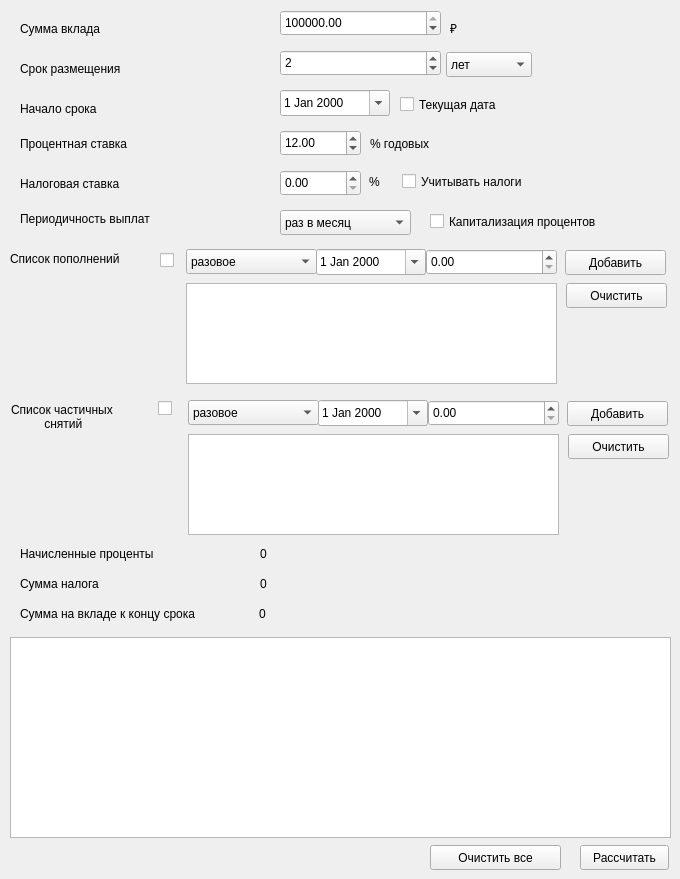
<?xml version="1.0" encoding="UTF-8"?>
<ui version="4.0">
 <class>DepositWindow</class>
 <widget class="QMainWindow" name="DepositWindow">
  <property name="geometry">
   <rect>
    <x>0</x>
    <y>0</y>
    <width>680</width>
    <height>879</height>
   </rect>
  </property>
  <property name="windowTitle">
   <string>Депозитный калькулятор</string>
  </property>
  <widget class="QWidget" name="centralwidget">
   <widget class="QLabel" name="label">
    <property name="geometry">
     <rect>
      <x>20</x>
      <y>20</y>
      <width>111</width>
      <height>17</height>
     </rect>
    </property>
    <property name="text">
     <string>Сумма вклада</string>
    </property>
   </widget>
   <widget class="QLabel" name="label_2">
    <property name="geometry">
     <rect>
      <x>20</x>
      <y>60</y>
      <width>141</width>
      <height>17</height>
     </rect>
    </property>
    <property name="text">
     <string>Срок размещения</string>
    </property>
   </widget>
   <widget class="QLabel" name="label_3">
    <property name="geometry">
     <rect>
      <x>20</x>
      <y>135</y>
      <width>151</width>
      <height>17</height>
     </rect>
    </property>
    <property name="text">
     <string>Процентная ставка</string>
    </property>
   </widget>
   <widget class="QLabel" name="label_4">
    <property name="geometry">
     <rect>
      <x>20</x>
      <y>175</y>
      <width>141</width>
      <height>17</height>
     </rect>
    </property>
    <property name="text">
     <string>Налоговая ставка</string>
    </property>
   </widget>
   <widget class="QLabel" name="label_5">
    <property name="geometry">
     <rect>
      <x>20</x>
      <y>210</y>
      <width>191</width>
      <height>17</height>
     </rect>
    </property>
    <property name="text">
     <string>Периодичность выплат</string>
    </property>
   </widget>
   <widget class="QLabel" name="label_7">
    <property name="geometry">
     <rect>
      <x>10</x>
      <y>250</y>
      <width>211</width>
      <height>17</height>
     </rect>
    </property>
    <property name="text">
     <string>Список пополнений</string>
    </property>
   </widget>
   <widget class="QLabel" name="label_8">
    <property name="geometry">
     <rect>
      <x>11</x>
      <y>391</y>
      <width>141</width>
      <height>51</height>
     </rect>
    </property>
    <property name="text">
     <string>Список частичных 
          снятий</string>
    </property>
   </widget>
   <widget class="QLabel" name="label_9">
    <property name="geometry">
     <rect>
      <x>20</x>
      <y>545</y>
      <width>191</width>
      <height>17</height>
     </rect>
    </property>
    <property name="text">
     <string>Начисленные проценты</string>
    </property>
   </widget>
   <widget class="QLabel" name="label_10">
    <property name="geometry">
     <rect>
      <x>20</x>
      <y>575</y>
      <width>141</width>
      <height>17</height>
     </rect>
    </property>
    <property name="text">
     <string>Сумма налога</string>
    </property>
   </widget>
   <widget class="QLabel" name="label_11">
    <property name="geometry">
     <rect>
      <x>20</x>
      <y>605</y>
      <width>241</width>
      <height>17</height>
     </rect>
    </property>
    <property name="text">
     <string>Сумма на вкладе к концу срока</string>
    </property>
   </widget>
   <widget class="QPushButton" name="pushButton">
    <property name="geometry">
     <rect>
      <x>430</x>
      <y>845</y>
      <width>131</width>
      <height>25</height>
     </rect>
    </property>
    <property name="text">
     <string>Очистить все</string>
    </property>
   </widget>
   <widget class="QPushButton" name="pushButtonCalc">
    <property name="geometry">
     <rect>
      <x>580</x>
      <y>845</y>
      <width>89</width>
      <height>25</height>
     </rect>
    </property>
    <property name="text">
     <string>Рассчитать</string>
    </property>
   </widget>
   <widget class="QLabel" name="label_12">
    <property name="geometry">
     <rect>
      <x>450</x>
      <y>20</y>
      <width>21</width>
      <height>17</height>
     </rect>
    </property>
    <property name="text">
     <string>₽</string>
    </property>
   </widget>
   <widget class="QComboBox" name="periodDepositFormat">
    <property name="geometry">
     <rect>
      <x>446</x>
      <y>52</y>
      <width>86</width>
      <height>25</height>
     </rect>
    </property>
    <item>
     <property name="text">
      <string>лет</string>
     </property>
    </item>
    <item>
     <property name="text">
      <string>месяцев</string>
     </property>
    </item>
    <item>
     <property name="text">
      <string>дней</string>
     </property>
    </item>
   </widget>
   <widget class="QLabel" name="label_13">
    <property name="geometry">
     <rect>
      <x>370</x>
      <y>135</y>
      <width>91</width>
      <height>17</height>
     </rect>
    </property>
    <property name="text">
     <string>% годовых</string>
    </property>
   </widget>
   <widget class="QComboBox" name="periodPayments">
    <property name="geometry">
     <rect>
      <x>280</x>
      <y>210</y>
      <width>131</width>
      <height>25</height>
     </rect>
    </property>
    <item>
     <property name="text">
      <string>раз в месяц</string>
     </property>
    </item>
    <item>
     <property name="text">
      <string>каждый день</string>
     </property>
    </item>
    <item>
     <property name="text">
      <string>каждую неделю</string>
     </property>
    </item>
    <item>
     <property name="text">
      <string>раз в квартал</string>
     </property>
    </item>
    <item>
     <property name="text">
      <string>раз в полгода</string>
     </property>
    </item>
    <item>
     <property name="text">
      <string>раз в год</string>
     </property>
    </item>
    <item>
     <property name="text">
      <string>в конце срока</string>
     </property>
    </item>
   </widget>
   <widget class="QCheckBox" name="percentCapitalization">
    <property name="geometry">
     <rect>
      <x>430</x>
      <y>210</y>
      <width>221</width>
      <height>23</height>
     </rect>
    </property>
    <property name="text">
     <string>Капитализация процентов</string>
    </property>
   </widget>
   <widget class="QPushButton" name="pushButtonInsDepAdd">
    <property name="geometry">
     <rect>
      <x>565</x>
      <y>250</y>
      <width>101</width>
      <height>25</height>
     </rect>
    </property>
    <property name="text">
     <string>Добавить</string>
    </property>
    <property name="iconSize">
     <size>
      <width>30</width>
      <height>30</height>
     </size>
    </property>
   </widget>
   <widget class="QComboBox" name="comboBoxInsDepPeriod">
    <property name="geometry">
     <rect>
      <x>186</x>
      <y>249</y>
      <width>131</width>
      <height>25</height>
     </rect>
    </property>
    <item>
     <property name="text">
      <string>разовое</string>
     </property>
    </item>
    <item>
     <property name="text">
      <string>раз в месяц</string>
     </property>
    </item>
    <item>
     <property name="text">
      <string>каждый день</string>
     </property>
    </item>
    <item>
     <property name="text">
      <string>каждую неделю</string>
     </property>
    </item>
    <item>
     <property name="text">
      <string>раз в квартал</string>
     </property>
    </item>
    <item>
     <property name="text">
      <string>раз в полгода</string>
     </property>
    </item>
    <item>
     <property name="text">
      <string>раз в год</string>
     </property>
    </item>
    <item>
     <property name="text">
      <string>в конце срока</string>
     </property>
    </item>
   </widget>
   <widget class="QDateEdit" name="dateEditInsDep">
    <property name="geometry">
     <rect>
      <x>316</x>
      <y>249</y>
      <width>110</width>
      <height>26</height>
     </rect>
    </property>
    <property name="calendarPopup">
     <bool>true</bool>
    </property>
   </widget>
   <widget class="QPushButton" name="pushButtonInsDepClean">
    <property name="geometry">
     <rect>
      <x>566</x>
      <y>283</y>
      <width>101</width>
      <height>25</height>
     </rect>
    </property>
    <property name="text">
     <string>Очистить</string>
    </property>
   </widget>
   <widget class="QCheckBox" name="isInsertDeposit">
    <property name="geometry">
     <rect>
      <x>160</x>
      <y>249</y>
      <width>16</width>
      <height>23</height>
     </rect>
    </property>
    <property name="text">
     <string/>
    </property>
   </widget>
   <widget class="QCheckBox" name="isTakeDeposit">
    <property name="geometry">
     <rect>
      <x>158</x>
      <y>397</y>
      <width>16</width>
      <height>23</height>
     </rect>
    </property>
    <property name="text">
     <string/>
    </property>
   </widget>
   <widget class="QLabel" name="label_6">
    <property name="geometry">
     <rect>
      <x>20</x>
      <y>100</y>
      <width>131</width>
      <height>17</height>
     </rect>
    </property>
    <property name="text">
     <string>Начало срока</string>
    </property>
   </widget>
   <widget class="QDateEdit" name="dateStart">
    <property name="geometry">
     <rect>
      <x>280</x>
      <y>90</y>
      <width>110</width>
      <height>26</height>
     </rect>
    </property>
    <property name="calendarPopup">
     <bool>true</bool>
    </property>
   </widget>
   <widget class="QCheckBox" name="checkBoxCurrentDate">
    <property name="geometry">
     <rect>
      <x>400</x>
      <y>93</y>
      <width>151</width>
      <height>23</height>
     </rect>
    </property>
    <property name="text">
     <string>Текущая дата</string>
    </property>
   </widget>
   <widget class="QLabel" name="accruedAmount">
    <property name="geometry">
     <rect>
      <x>260</x>
      <y>545</y>
      <width>171</width>
      <height>17</height>
     </rect>
    </property>
    <property name="text">
     <string>0</string>
    </property>
   </widget>
   <widget class="QLabel" name="amountTax">
    <property name="geometry">
     <rect>
      <x>260</x>
      <y>575</y>
      <width>151</width>
      <height>17</height>
     </rect>
    </property>
    <property name="text">
     <string>0</string>
    </property>
   </widget>
   <widget class="QLabel" name="amountDepositEnd">
    <property name="geometry">
     <rect>
      <x>259</x>
      <y>605</y>
      <width>141</width>
      <height>17</height>
     </rect>
    </property>
    <property name="text">
     <string>0</string>
    </property>
   </widget>
   <widget class="QTableWidget" name="tableWidget_3">
    <property name="geometry">
     <rect>
      <x>10</x>
      <y>637</y>
      <width>661</width>
      <height>201</height>
     </rect>
    </property>
   </widget>
   <widget class="QTableWidget" name="tableWidget_1">
    <property name="geometry">
     <rect>
      <x>186</x>
      <y>283</y>
      <width>371</width>
      <height>101</height>
     </rect>
    </property>
   </widget>
   <widget class="QSpinBox" name="periodDeposit">
    <property name="geometry">
     <rect>
      <x>280</x>
      <y>50</y>
      <width>161</width>
      <height>26</height>
     </rect>
    </property>
    <property name="maximum">
     <number>1000</number>
    </property>
    <property name="value">
     <number>2</number>
    </property>
   </widget>
   <widget class="QDoubleSpinBox" name="percentRate">
    <property name="geometry">
     <rect>
      <x>280</x>
      <y>130</y>
      <width>81</width>
      <height>26</height>
     </rect>
    </property>
    <property name="maximum">
     <double>200.000000000000000</double>
    </property>
    <property name="value">
     <double>12.000000000000000</double>
    </property>
   </widget>
   <widget class="QDoubleSpinBox" name="amountDeposit">
    <property name="geometry">
     <rect>
      <x>280</x>
      <y>10</y>
      <width>161</width>
      <height>26</height>
     </rect>
    </property>
    <property name="maximum">
     <double>100000000000000.000000000000000</double>
    </property>
    <property name="value">
     <double>100000.000000000000000</double>
    </property>
   </widget>
   <widget class="QDoubleSpinBox" name="spinBoxInsDepAmount">
    <property name="geometry">
     <rect>
      <x>426</x>
      <y>249</y>
      <width>131</width>
      <height>26</height>
     </rect>
    </property>
    <property name="maximum">
     <double>10000000000.000000000000000</double>
    </property>
   </widget>
   <widget class="QPushButton" name="pushButtonTakeDepClean">
    <property name="geometry">
     <rect>
      <x>568</x>
      <y>434</y>
      <width>101</width>
      <height>25</height>
     </rect>
    </property>
    <property name="text">
     <string>Очистить</string>
    </property>
   </widget>
   <widget class="QTableWidget" name="tableWidget_2">
    <property name="geometry">
     <rect>
      <x>188</x>
      <y>434</y>
      <width>371</width>
      <height>101</height>
     </rect>
    </property>
   </widget>
   <widget class="QDateEdit" name="dateEditTakeDep">
    <property name="geometry">
     <rect>
      <x>318</x>
      <y>400</y>
      <width>110</width>
      <height>26</height>
     </rect>
    </property>
    <property name="calendarPopup">
     <bool>true</bool>
    </property>
   </widget>
   <widget class="QPushButton" name="pushButtonTakeDepAdd">
    <property name="geometry">
     <rect>
      <x>567</x>
      <y>401</y>
      <width>101</width>
      <height>25</height>
     </rect>
    </property>
    <property name="text">
     <string>Добавить</string>
    </property>
    <property name="iconSize">
     <size>
      <width>30</width>
      <height>30</height>
     </size>
    </property>
   </widget>
   <widget class="QComboBox" name="comboBoxTakeDepPeriod">
    <property name="geometry">
     <rect>
      <x>188</x>
      <y>400</y>
      <width>131</width>
      <height>25</height>
     </rect>
    </property>
    <item>
     <property name="text">
      <string>разовое</string>
     </property>
    </item>
    <item>
     <property name="text">
      <string>раз в месяц</string>
     </property>
    </item>
    <item>
     <property name="text">
      <string>каждый день</string>
     </property>
    </item>
    <item>
     <property name="text">
      <string>каждую неделю</string>
     </property>
    </item>
    <item>
     <property name="text">
      <string>раз в квартал</string>
     </property>
    </item>
    <item>
     <property name="text">
      <string>раз в полгода</string>
     </property>
    </item>
    <item>
     <property name="text">
      <string>раз в год</string>
     </property>
    </item>
    <item>
     <property name="text">
      <string>в конце срока</string>
     </property>
    </item>
   </widget>
   <widget class="QDoubleSpinBox" name="spinBoxTakeDepAmount">
    <property name="geometry">
     <rect>
      <x>428</x>
      <y>400</y>
      <width>131</width>
      <height>26</height>
     </rect>
    </property>
    <property name="maximum">
     <double>10000000000.000000000000000</double>
    </property>
   </widget>
   <widget class="QDoubleSpinBox" name="tax">
    <property name="geometry">
     <rect>
      <x>280</x>
      <y>170</y>
      <width>81</width>
      <height>26</height>
     </rect>
    </property>
   </widget>
   <widget class="QLabel" name="label_14">
    <property name="geometry">
     <rect>
      <x>369</x>
      <y>173</y>
      <width>31</width>
      <height>17</height>
     </rect>
    </property>
    <property name="text">
     <string>%</string>
    </property>
   </widget>
   <widget class="QCheckBox" name="isTax">
    <property name="geometry">
     <rect>
      <x>402</x>
      <y>170</y>
      <width>161</width>
      <height>23</height>
     </rect>
    </property>
    <property name="text">
     <string>Учитывать налоги</string>
    </property>
   </widget>
  </widget>
 </widget>
 <resources/>
 <connections/>
</ui>
